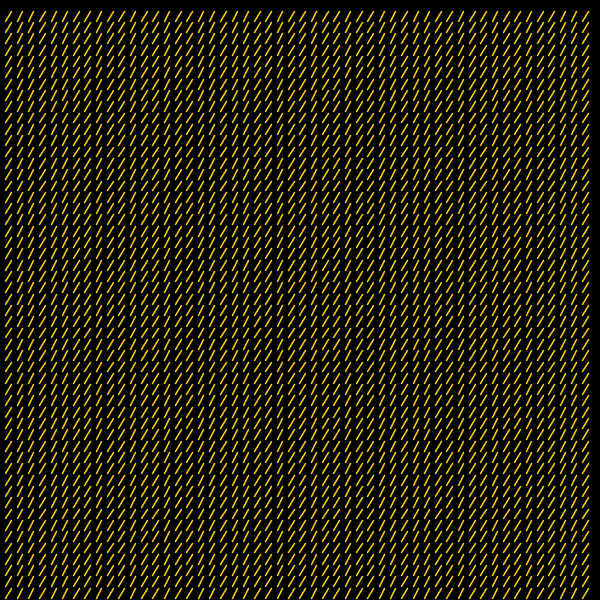
Frame 1 (no input)
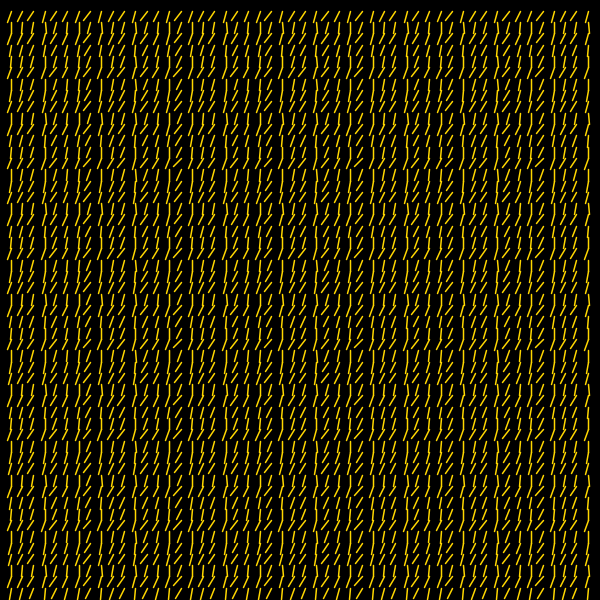
Frame 60 (the mouse pressed at the canvas centre just before this capture)
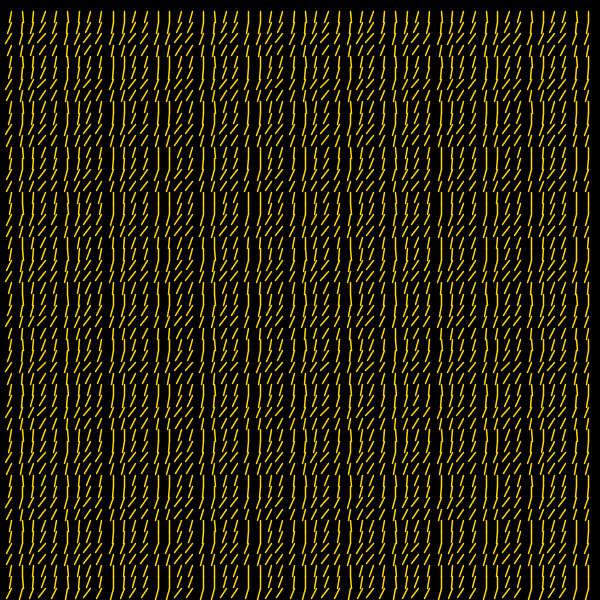
Frame 120 (the mouse held since frame 60 and released just before this capture)

The Processing sketch that drew these frames (run headless with seeded random() and noise(); from frame 60 on, the mouse is pressed at the canvas centre):

// Processing sketch: grid_of_rotating_lines
// ── grid_of_rotating_lines.pde
int side = 8;
float space = side * sqrt(2);
float k = 0;
float n;
void setup() {
  size(600, 600);
  smooth(4);
  n = (width)/(space) - 2;
}

void rotated_line(float x, float y, float side, float angle) {
  stroke(255, 215, 0);
  strokeWeight(1.5);
  push();
  translate(x, y);
  rotate(angle);
  line(0, 0, side, side);
  pop();
}


void draw() {
  background(0);
  for (int x = 1; x < n+1; x++) {
    for (int y = 1; y < n+1; y++) {
      //rotated_line(x*space, y*space, side, k + (x+y));
      //rotated_line(x*space, y*space, side, sin(y*k) + cos(x*k));
      rotated_line(x*space, y*space, side, map(sin(y*k) + cos(x*k), 0, 1, 1.1, 1.3));
    }
  }
  k += 0.04;
}
